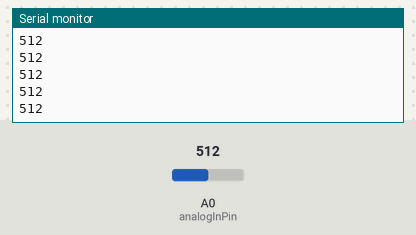
This sketch was run on a simulated Arduino Uno, built with avr-gcc and run on an emulated ATmega328P. Shown: the last lines printed to the serial monitor. The inputs (shaded band) are chosen by the test bench; at power-on: A0 (analogInPin) = 512.

Above: at 1.2 s.
1.3 s: A0 (analogInPin) set to 716
At 2.2 s:
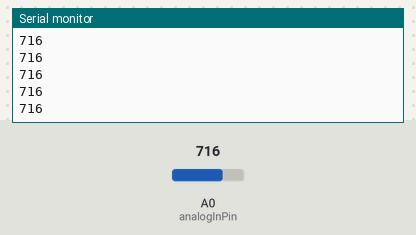
2.8 s: A0 (analogInPin) set to 900
At 3.3 s:
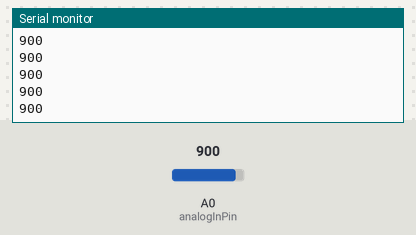
Timing chart, 0 to 5.8 s (numbered marks = the images above; inputs shaded):
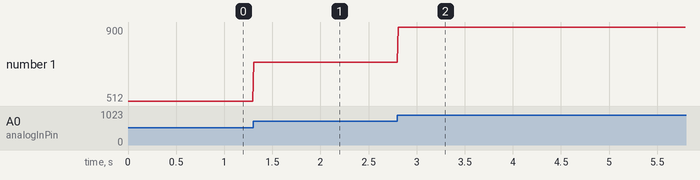

The sketch:

micsens.ino
```cpp
const int analogInPin = A0;

void setup() {
  Serial.begin(115200);
}

void loop() {
  int sensorValue = analogRead(analogInPin);

  // 数値だけを1行で送る
  Serial.println(sensorValue);

  // サンプリング周期（必要に応じて調整）
  // 例: 100Hz
  delay(10);
}
```

Measured:
- after the input at 1.3 s, the serial monitor: prints a new line at once (image 1)
- after the input at 2.8 s, the serial monitor: prints a new line at once (image 2)
- plotted number 1: 512 → 716 after the input at 1.3 s, 716 → 900 after the input at 2.8 s
